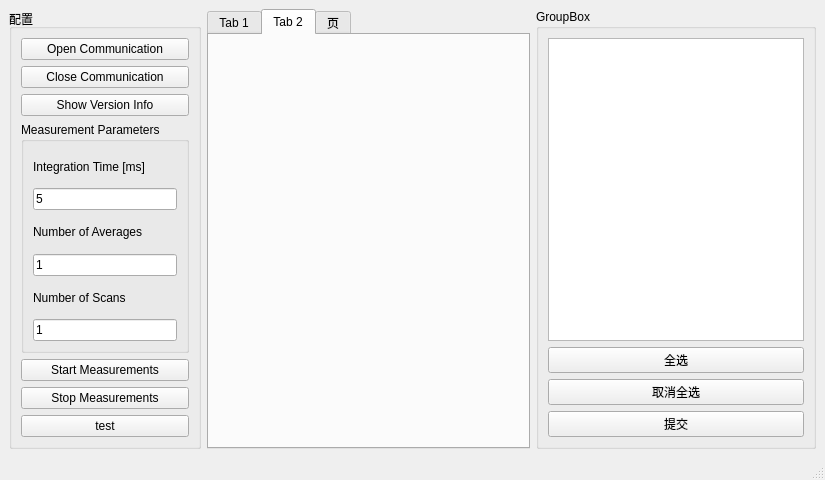
<?xml version="1.0" encoding="UTF-8"?>
<ui version="4.0">
 <class>MainWindow</class>
 <widget class="QMainWindow" name="MainWindow">
  <property name="geometry">
   <rect>
    <x>0</x>
    <y>0</y>
    <width>825</width>
    <height>480</height>
   </rect>
  </property>
  <property name="windowTitle">
   <string>MainWindow</string>
  </property>
  <widget class="QWidget" name="centralwidget">
   <layout class="QGridLayout" name="gridLayout_3">
    <item row="0" column="1">
     <widget class="QTabWidget" name="tabWidget">
      <property name="currentIndex">
       <number>1</number>
      </property>
      <widget class="QWidget" name="tab">
       <attribute name="title">
        <string>Tab 1</string>
       </attribute>
       <layout class="QGridLayout" name="gridLayout_2">
        <item row="0" column="0">
         <layout class="QGridLayout" name="gridLayout"/>
        </item>
       </layout>
      </widget>
      <widget class="QWidget" name="tab_2">
       <attribute name="title">
        <string>Tab 2</string>
       </attribute>
       <layout class="QGridLayout" name="gridLayout_5">
        <item row="0" column="0">
         <layout class="QGridLayout" name="gridLayout_4"/>
        </item>
       </layout>
      </widget>
      <widget class="QWidget" name="tab_3">
       <attribute name="title">
        <string>页</string>
       </attribute>
       <layout class="QGridLayout" name="gridLayout_7">
        <item row="0" column="0">
         <layout class="QGridLayout" name="gridLayout_6"/>
        </item>
       </layout>
      </widget>
     </widget>
    </item>
    <item row="0" column="2">
     <widget class="QGroupBox" name="groupBox_2">
      <property name="title">
       <string>GroupBox</string>
      </property>
      <layout class="QVBoxLayout" name="verticalLayout_4">
       <item>
        <widget class="QListWidget" name="listWidget">
         <property name="sizePolicy">
          <sizepolicy hsizetype="Fixed" vsizetype="Preferred">
           <horstretch>0</horstretch>
           <verstretch>0</verstretch>
          </sizepolicy>
         </property>
         <property name="selectionMode">
          <enum>QAbstractItemView::MultiSelection</enum>
         </property>
         <property name="sortingEnabled">
          <bool>true</bool>
         </property>
        </widget>
       </item>
       <item>
        <widget class="QPushButton" name="select_all">
         <property name="text">
          <string>全选</string>
         </property>
        </widget>
       </item>
       <item>
        <widget class="QPushButton" name="cancel_all">
         <property name="text">
          <string>取消全选</string>
         </property>
        </widget>
       </item>
       <item>
        <widget class="QPushButton" name="commit">
         <property name="text">
          <string>提交</string>
         </property>
        </widget>
       </item>
      </layout>
     </widget>
    </item>
    <item row="0" column="0">
     <widget class="QGroupBox" name="groupBox">
      <property name="sizePolicy">
       <sizepolicy hsizetype="Fixed" vsizetype="Preferred">
        <horstretch>0</horstretch>
        <verstretch>0</verstretch>
       </sizepolicy>
      </property>
      <property name="title">
       <string>配置</string>
      </property>
      <layout class="QVBoxLayout" name="verticalLayout">
       <item>
        <widget class="QPushButton" name="OpenCommBtn">
         <property name="text">
          <string>Open Communication</string>
         </property>
        </widget>
       </item>
       <item>
        <widget class="QPushButton" name="CloseCommBtn">
         <property name="text">
          <string>Close Communication</string>
         </property>
        </widget>
       </item>
       <item>
        <widget class="QPushButton" name="VersionBtn">
         <property name="text">
          <string>Show Version Info</string>
         </property>
        </widget>
       </item>
       <item>
        <widget class="QGroupBox" name="groupBox_3">
         <property name="maximumSize">
          <size>
           <width>16777215</width>
           <height>300</height>
          </size>
         </property>
         <property name="title">
          <string>Measurement Parameters</string>
         </property>
         <layout class="QVBoxLayout" name="verticalLayout_2">
          <item>
           <widget class="QLabel" name="label_4">
            <property name="text">
             <string>Integration Time [ms]</string>
            </property>
           </widget>
          </item>
          <item>
           <widget class="QLineEdit" name="IntTimeEdt">
            <property name="text">
             <string>5</string>
            </property>
           </widget>
          </item>
          <item>
           <widget class="QLabel" name="label_5">
            <property name="text">
             <string>Number of Averages</string>
            </property>
           </widget>
          </item>
          <item>
           <widget class="QLineEdit" name="NumAvgEdt">
            <property name="text">
             <string>1</string>
            </property>
           </widget>
          </item>
          <item>
           <widget class="QLabel" name="label_6">
            <property name="text">
             <string>Number of Scans</string>
            </property>
           </widget>
          </item>
          <item>
           <widget class="QLineEdit" name="NumMeasEdt">
            <property name="text">
             <string>1</string>
            </property>
           </widget>
          </item>
         </layout>
        </widget>
       </item>
       <item>
        <widget class="QPushButton" name="StartMeasBtn">
         <property name="text">
          <string>Start Measurements</string>
         </property>
        </widget>
       </item>
       <item>
        <widget class="QPushButton" name="StopMeasBtn">
         <property name="text">
          <string>Stop Measurements</string>
         </property>
        </widget>
       </item>
       <item>
        <widget class="QPushButton" name="testButton">
         <property name="text">
          <string>test</string>
         </property>
        </widget>
       </item>
      </layout>
     </widget>
    </item>
   </layout>
  </widget>
  <widget class="QMenuBar" name="menubar">
   <property name="geometry">
    <rect>
     <x>0</x>
     <y>0</y>
     <width>825</width>
     <height>22</height>
    </rect>
   </property>
  </widget>
  <widget class="QStatusBar" name="statusbar"/>
 </widget>
 <resources/>
 <connections/>
</ui>
